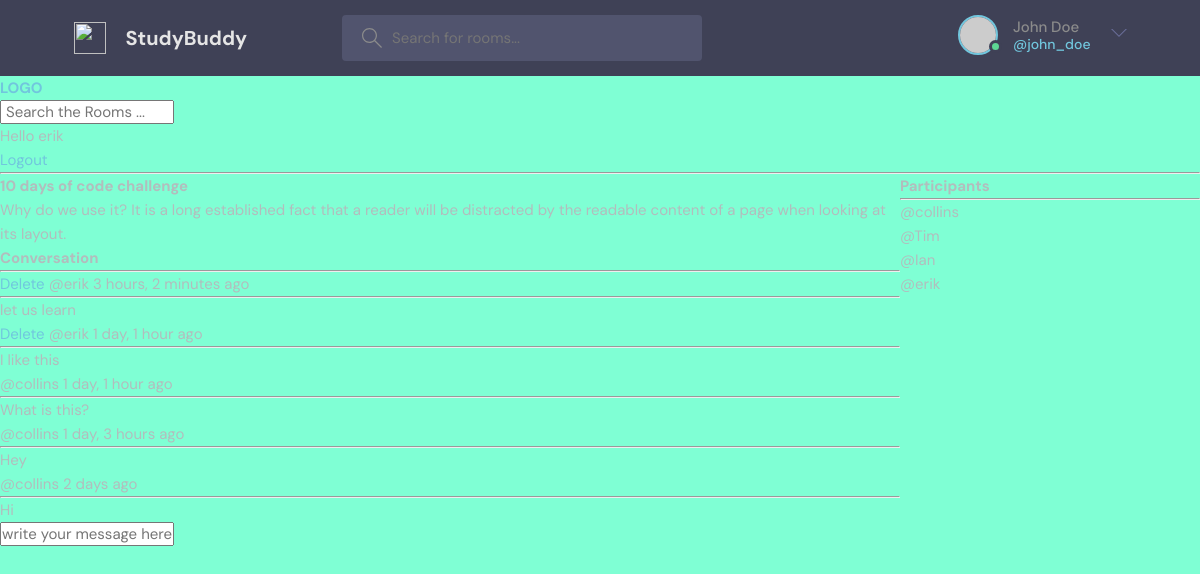
/room/2 (signed in), run on the app's committed database.
### base/models.py (models this page shows, shortened)
class Room(models.Model):
    host=models.ForeignKey(User,on_delete=models.SET_NULL,null=True)
    topic=models.ForeignKey(Topic, on_delete=models.SET_NULL, null=True)
    name= models.CharField(max_length=200)
    description=models.TextField(null=True, blank=True)
    participants=models.ManyToManyField(User,related_name='participants',blank=True)
    updated= models.DateTimeField(auto_now=True)
    created=models.DateTimeField(auto_now_add=True)
    class Meta:
        ordering=['-updated','-created']

class Message(models.Model):
    user=models.ForeignKey(User,on_delete=models.CASCADE)
    room=models.ForeignKey(Room, on_delete=models.CASCADE)
    body=models.TextField()
    updated=models.DateTimeField(auto_now=True)
    created=models.DateTimeField(auto_now_add=True)
    class Meta:
        ordering=['-updated','-created']

### base/views.py (the view, shortened to what this page needs)
# urls.py: path('room/<str:pk>', views.room, name='room'),
def room(request, pk):
    room = Room.objects.get(id=pk)
    room_messages = room.message_set.all().order_by('-created')
    participants= room.participants.all()
    context = {'room': room, 'room_messages': room_messages,'participants':participants}
    return render(request, 'base/room.html', context)

### base/templates/base/room.html (shortened to what this page needs)
{% extends 'main.html' %}
{% block content %}
<div class="room-container">
    <div>
<h1>{{room.name}}</h1>
<p>{{room.description}}</p>
<div class="comment-wrapper">
    <h3>Conversation</h3>
    <hr>
    {% for message in room_messages %}
    <div>
    {% if request.user == message.user %}
        <a href="{% url 'delete-message' message.id %}">Delete</a>
    {% endif %}
        <small>@{{message.user.username}} {{message.created |timesince}} ago</small>
        <hr>
        <p>{{message.body}}</p>
    </div>
    {% endfor %}
</div>
{% if request.user.is_authenticated %}
<div class="comment-form">
    <form method="POST" action="">
        <input type="text" name="body" placeholder="write your message here...">
    </form>
</div>
{% endif %}
    </div>
    <div>
        <h3>Participants</h3>
        <hr>
        {% for user in participants %}
        <div>
            <p>@{{user.username}}</p>
        </div>
        {% endfor%}
    </div>
</div>
{% endblock content%}

### templates/navbar.html
<a href="/">
	<h1>LOGO</h1>
</a>
 <form method="GET" action="{% url 'home' %}">
	<input type="text" name="q" placeholder=" Search the Rooms ..."/>
 </form>
{% if request.user.is_authenticated %}
<p>Hello {{request.user}}</p>
<a href="{% url 'logout' %}">Logout</a>
{% else %}
<a href="{% url 'login' %}">Login</a>
{% endif %}
<hr>

### static/styles/style.css (style rules this page uses)
:root { --color-main: #71c6dd; --color-main-light: #e1f6fb; --color-dark: #3f4156; --color-dark-medium: #51546e; --color-dark-light: #696d97; --color-light: #e5e5e5; --color-gray: #8b8b8b; --color-light-gray: #b2bdbd; --color-bg: #2d2d39; --color-success: #5dd693; --color-error: #fc4b0b; }
* { font-family: "DM Sans", -apple-system, BlinkMacSystemFont, "Segoe UI", Roboto, Oxygen, Ubuntu, Cantarell, "Open Sans", "Helvetica Neue", sans-serif; margin: 0; padding: 0; box-sizing: border-box; text-rendering: optimizeLegibility; font-size: inherit; }
html { font-size: 56.25%; }
@media only screen and (min-width: 1200px) { html { font-size: 62.5%; } }
body { line-height: 1.6; font-weight: 400; font-size: 1.5rem; color: var(--color-light-gray); background-color: var(--color-bg); min-height: 100vh; }
a { display: inline-block; color: var(--color-main); text-decoration: none; }

### static/styles/main.css (style rules this page uses)
body { background-color: aquamarine; }

### base/templates/base/room.html (style rules this page uses)
.room-container { display: grid; grid-template-columns: 3fr 1fr; }

### data on the page
Room: name "10 days of code challenge", description "Why do we use it? It is a long established fact that a reader will be distracted by the readable content of a page when looking at its layout."
Message: shows "Delete", user.username "erik", created "3 hours, 2 minutes", body "let us learn"
Message: shows "Delete", user.username "erik", created "1 day, 1 hour", body "I like this"
Message: user.username "collins", created "1 day, 1 hour", body "What is this?"
Message: user.username "collins", created "1 day, 3 hours", body "Hey"
Message: user.username "collins", created "2 days", body "Hi"

### other printed values
{{ request.user }} "erik"
{{ user.username }} "collins"
{{ user.username }} "Tim"
{{ user.username }} "Ian"
{{ user.username }} "erik"
